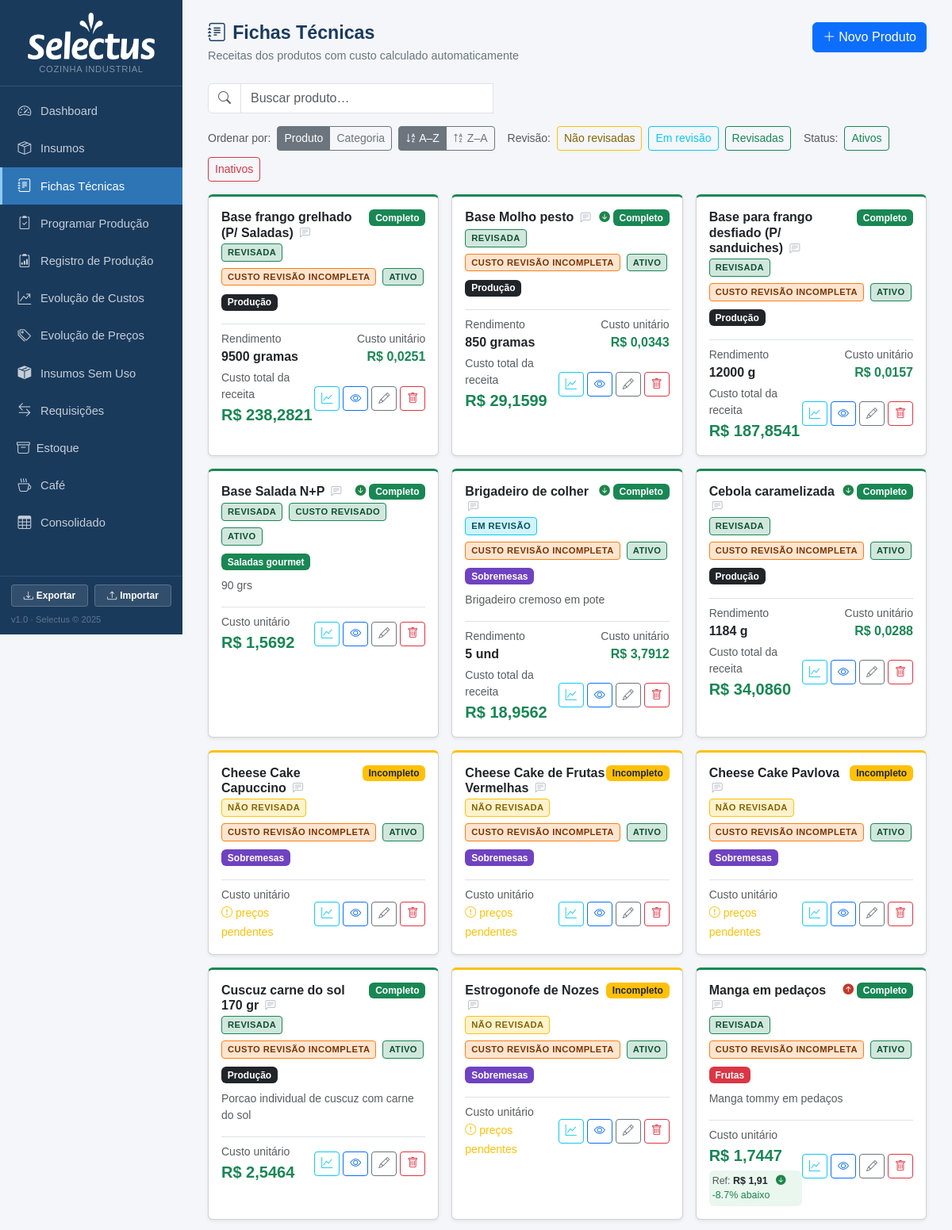
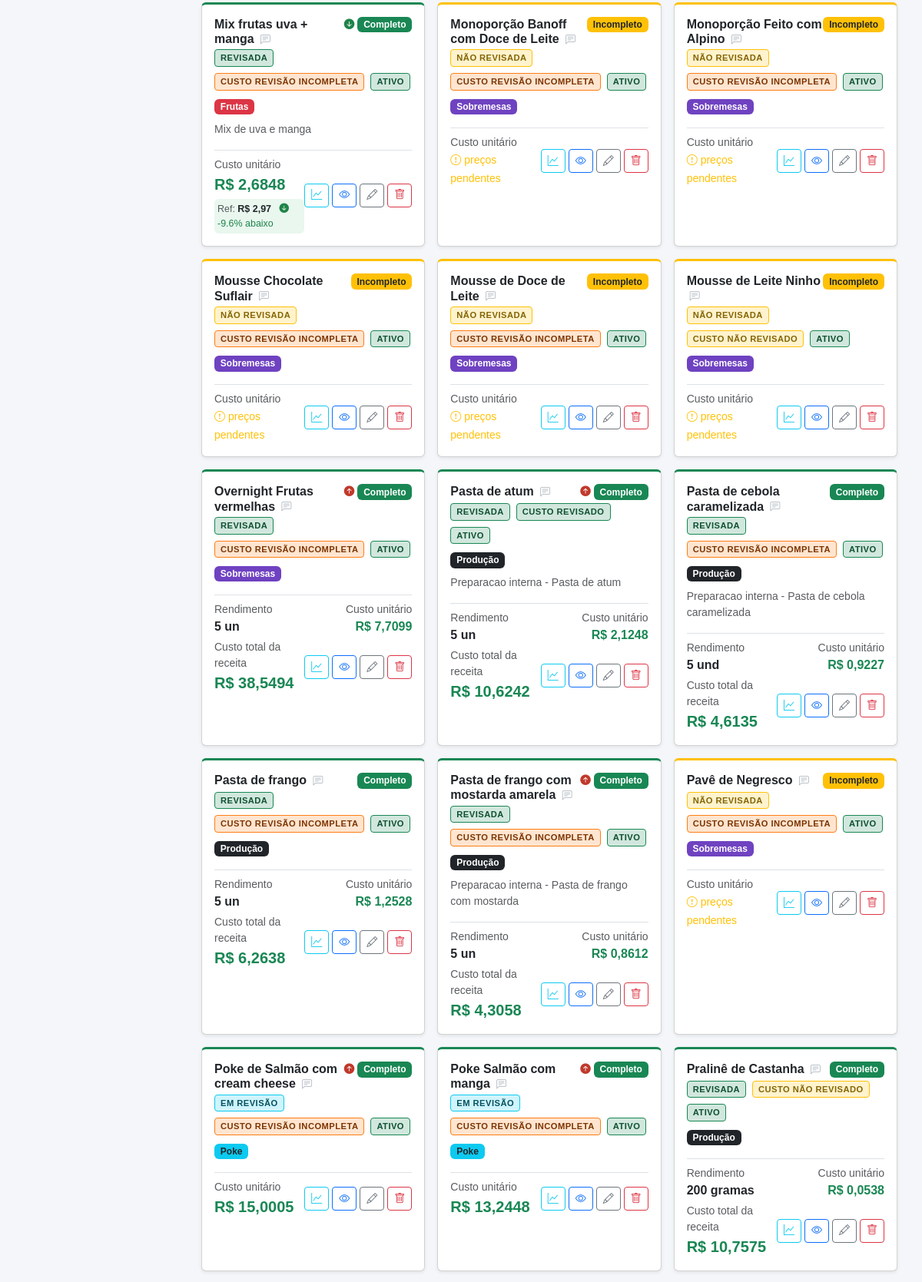
The app's page /fichas (upper part) with its own data (2 pictures, top to bottom).
### tables this page shows
CREATE TABLE produtos (
            id INTEGER PRIMARY KEY AUTOINCREMENT,
            nome TEXT NOT NULL,
            descricao TEXT,
            rendimento REAL DEFAULT 1,
            unidade_rendimento TEXT DEFAULT 'un'
        , categoria TEXT, valor_referencia REAL, status_revisao TEXT DEFAULT 'nao_revisada', status_revisao_custo TEXT DEFAULT 'nao_revisado', data_revisao TEXT, data_revisao_custo TEXT, ativo INTEGER NOT NULL DEFAULT 1, observacao TEXT);

### app.py (the view)
@app.route('/fichas')
def fichas_lista():
    db = get_db()
    prods = db.execute('SELECT * FROM produtos ORDER BY nome').fetchall()
    hist_rows = db.execute('''
        SELECT h.produto_id, h.custo_anterior, h.custo_novo, h.data_registro
        FROM historico_custo_fichas h
        WHERE h.id = (SELECT MAX(id) FROM historico_custo_fichas h2 WHERE h2.produto_id = h.produto_id)
    ''').fetchall()
    mudancas_custo = {r['produto_id']: dict(r) for r in hist_rows}
    rev_rows = db.execute('''
        SELECT ft.produto_id,
               SUM(CASE WHEN COALESCE(i.status_revisao_custo,'nao_revisado')='revisado' THEN 1 ELSE 0 END) AS revisados,
               COUNT(*) AS total
        FROM ficha_tecnica ft JOIN insumos i ON i.id = ft.insumo_id
        GROUP BY ft.produto_id
    ''').fetchall()
    custo_revisao_map = {}
    for rr in rev_rows:
        if rr['total'] == 0 or rr['revisados'] == 0:
            custo_revisao_map[rr['produto_id']] = 'nao_revisado'
        elif rr['revisados'] == rr['total']:
            custo_revisao_map[rr['produto_id']] = 'revisado'
        else:
            custo_revisao_map[rr['produto_id']] = 'incompleta'
    db.close()
    resultado = [{'p': p, **dict(zip(['custo','completo'], custo_produto(p['id'])))} for p in prods]
    for r in resultado:
        r['custo_revisao'] = custo_revisao_map.get(r['p']['id'], 'nao_revisado')
    cat_map = {nome: cls for nome, cls in CATEGORIAS}
    total_custo = sum(r['custo'] for r in resultado if r['completo'])
    n_completos = sum(1 for r in resultado if r['completo'])
    return render_template('fichas_lista.html', resultado=resultado, categorias=CATEGORIAS, cat_map=cat_map,
                           total_custo=total_custo, n_completos=n_completos, mudancas_custo=mudancas_custo)

### app.py (called while the page is built)
def _to_br(value, decimals):
    if value is None:
        return '—'
    s = f'{float(value):,.{decimals}f}'
    return s.replace(',', 'X').replace('.', ',').replace('X', '.')

@app.template_filter('brl')
def brl_filter(value, decimals=2):
    return 'R$ ' + _to_br(value, decimals)

def get_db():
    c = sqlite3.connect(DB)
    c.row_factory = sqlite3.Row
    c.execute("PRAGMA foreign_keys = ON")
    return c

def count_alertas():
    try:
        db = get_db()
        n = db.execute('''SELECT COUNT(*) FROM insumos
                          WHERE estoque_minimo > 0 AND COALESCE(estoque_atual,0) < estoque_minimo''').fetchone()[0]
        db.close()
        return n
    except:
        return 0

@app.context_processor
def inject_alertas():
    return dict(n_alertas=count_alertas())

### templates/fichas_lista.html (shortened to what this page needs)
{% extends "base.html" %}
{% block content %}
<div class="page-header d-flex justify-content-between align-items-start">
  <div>
    <h1><i class="bi bi-journal-text me-2"></i>Fichas Técnicas</h1>
    <p>Receitas dos produtos com custo calculado automaticamente</p>
  </div>
  <a href="{{ url_for('ficha_nova') }}" class="btn btn-primary">
    <i class="bi bi-plus-lg me-1"></i>Novo Produto
  </a>
</div>
{% if resultado %}
<div class="mb-3">
  <div class="input-group" style="max-width:360px">
    <span class="input-group-text bg-white"><i class="bi bi-search text-muted"></i></span>
    <input type="text" id="busca-ficha" class="form-control" placeholder="Buscar produto…" autocomplete="off">
  </div>
</div>
<div class="mb-3 d-flex gap-2 align-items-center flex-wrap">
  <span class="text-muted small">Ordenar por:</span>
  <div class="btn-group btn-group-sm">
    <button type="button" class="btn btn-outline-secondary active sort-field-btn" data-field="nome">Produto</button>
    <button type="button" class="btn btn-outline-secondary sort-field-btn" data-field="cat">Categoria</button>
  </div>
  <div class="btn-group btn-group-sm">
    <button type="button" class="btn btn-outline-secondary active sort-dir-btn" data-dir="asc">
      <i class="bi bi-sort-alpha-down"></i> A–Z
    </button>
    <button type="button" class="btn btn-outline-secondary sort-dir-btn" data-dir="desc">
      <i class="bi bi-sort-alpha-up"></i> Z–A
    </button>
  </div>
  <span class="text-muted small ms-2">Revisão:</span>
  <button type="button" class="btn btn-sm btn-outline-warning filter-rev-btn" data-rev="nao_revisada" style="color:#856404">Não revisadas</button>
  <button type="button" class="btn btn-sm btn-outline-info filter-rev-btn"    data-rev="em_revisao">Em revisão</button>
  <button type="button" class="btn btn-sm btn-outline-success filter-rev-btn" data-rev="revisada">Revisadas</button>
  <span class="text-muted small ms-2">Status:</span>
  <button type="button" class="btn btn-sm btn-outline-success filter-ativo-btn" data-ativo="ativo">Ativos</button>
  <button type="button" class="btn btn-sm btn-outline-danger  filter-ativo-btn" data-ativo="inativo">Inativos</button>
</div>
<div class="row g-3" id="fichas-grid">
  {% for r in resultado %}
  {% set mud = mudancas_custo.get(r.p.id) %}
  {% set rev = r.p.status_revisao or 'nao_revisada' %}
  {% set is_ativo = (r.p.ativo if r.p.ativo is not none else 1) %}
  <div class="col-md-6 col-lg-4 ficha-col"
       data-nome="{{ r.p.nome }}"
       data-cat="{{ r.p.categoria or '' }}"
       data-revisao="{{ rev }}"
       data-ativo="{{ 'ativo' if is_ativo else 'inativo' }}">
    <div class="card shadow-sm h-100" style="border-top: 3px solid {{ '#198754' if r.completo else '#ffc107' }}">
      <div class="card-body">
        <div class="d-flex justify-content-between align-items-start mb-1">
          <h6 class="card-title fw-bold mb-0">
            {{ r.p.nome }}
            <span class="obs-wrapper">
              <i class="bi bi-chat-left-text obs-icon {{ '' if r.p.observacao else 'obs-icon-empty' }}"
                 title="{{ 'Ver/editar observação' if r.p.observacao else 'Adicionar observação' }}"></i>
            </span>
          </h6>
          <div class="d-flex align-items-center gap-1">
            {% if mud and mud.custo_anterior is not none %}
              {% if mud.custo_novo > mud.custo_anterior %}
                <span class="custo-subiu" title="Custo subiu de {{ mud.custo_anterior|brl(4) }} para {{ mud.custo_novo|brl(4) }}">
                  <i class="bi bi-arrow-up-circle-fill"></i>
                </span>
              {% elif mud.custo_novo < mud.custo_anterior %}
                <span class="custo-caiu" title="Custo caiu de {{ mud.custo_anterior|brl(4) }} para {{ mud.custo_novo|brl(4) }}">
                  <i class="bi bi-arrow-down-circle-fill"></i>
                </span>
              {% endif %}
            {% endif %}
            <span class="badge {{ 'bg-success' if r.completo else 'bg-warning text-dark' }}">
              {{ 'Completo' if r.completo else 'Incompleto' }}
            </span>
          </div>
        </div>
        <div class="mb-2 d-flex gap-2 flex-wrap">
          <span class="selo-revisao selo-{{ rev }} selo-btn" style="cursor:pointer"
                data-id="{{ r.p.id }}" data-status="{{ rev }}"
                title="Clique para alterar status de revisão{% if r.p.data_revisao %} · Revisada em {{ r.p.data_revisao[:10] }}{% endif %}">
            {{ {'nao_revisada':'NÃO REVISADA','em_revisao':'EM REVISÃO','revisada':'REVISADA'}[rev] }}
          </span>
          {% set custo_label = {'nao_revisado':'CUSTO NÃO REVISADO','incompleta':'CUSTO REVISÃO INCOMPLETA','revisado':'CUSTO REVISADO'} %}
          <span class="selo-revisao selo-custo-{{ r.custo_revisao }}"
                title="{{ {'nao_revisado':'Nenhum insumo desta ficha foi revisado','incompleta':'Alguns insumos ainda não foram revisados','revisado':'Todos os insumos foram revisados'}[r.custo_revisao] }}">
            {{ custo_label[r.custo_revisao] }}
          </span>
          <span class="selo-revisao selo-ativo-btn {{ 'selo-ativo' if is_ativo else 'selo-inativo' }}"
                style="cursor:pointer" data-id="{{ r.p.id }}"
                title="Clique para {{ 'inativar' if is_ativo else 'ativar' }} esta ficha">
            {{ 'ATIVO' if is_ativo else 'INATIVO' }}
          </span>
        </div>
        <div class="mb-2 cat-badge-wrap" data-id="{{ r.p.id }}" data-cat="{{ r.p.categoria or '' }}">
          {% if r.p.categoria %}
          <span class="badge {{ cat_map.get(r.p.categoria, 'bg-secondary') }} cat-badge" style="cursor:pointer" title="Clique para mudar categoria">{{ r.p.categoria }}</span>
          {% else %}
          <span class="badge bg-light text-secondary border cat-badge" style="cursor:pointer;font-size:.7rem" title="Clique para definir categoria"><i class="bi bi-tag me-1"></i>Sem categoria</span>
          {% endif %}
        </div>
        {% if r.p.descricao %}<p class="text-muted small mb-2">{{ r.p.descricao }}</p>{% endif %}
        <div class="mt-3 pt-2 border-top">
          {% if r.completo and r.p.rendimento and r.p.rendimento > 1 %}
          <div class="d-flex justify-content-between align-items-center mb-1">
            <div>
              <div class="text-muted small">Rendimento</div>
              <span class="fw-semibold">{{ r.p.rendimento|int if r.p.rendimento == r.p.rendimento|int else r.p.rendimento }} {{ r.p.unidade_rendimento }}</span>
            </div>
            <div class="text-end">
              <div class="text-muted small">Custo unitário</div>
              <strong class="text-success">{{ (r.custo / r.p.rendimento)|brl(4) }}</strong>
            </div>
          </div>
          {% endif %}
          <div class="d-flex justify-content-between align-items-center">
            <div>
              {% if r.completo %}
                {% if r.p.rendimento and r.p.rendimento > 1 %}
                <div class="text-muted small">Custo total da receita</div>
                {% else %}
                <div class="text-muted small">Custo unitário</div>
                {% endif %}
                <strong class="text-success fs-5">{{ r.custo|brl(4) }}</strong>
                {% if r.p.valor_referencia is not none %}
                  {% set vref = r.p.valor_referencia %}
                  {% set custo_base = (r.custo / r.p.rendimento) if r.p.rendimento and r.p.rendimento > 1 else r.custo %}
                  {% set diff = custo_base - vref %}
                  {% set pct  = (diff / vref * 100) if vref else 0 %}
                  <div class="mt-1 p-1 rounded" style="background:{{ '#fdecea' if diff > 0 else '#e9f7ef' }};font-size:.78rem">
                    <span class="text-muted">Ref:</span>
                    <span class="fw-semibold">{{ vref|brl(2) }}</span>
                    {% if diff > 0 %}
                      <span style="color:#c0392b"><i class="bi bi-arrow-up-circle-fill"></i> +{{ pct|round(1) }}% acima</span>
                    {% elif diff < 0 %}
                      <span style="color:#1e8449"><i class="bi bi-arrow-down-circle-fill"></i> {{ pct|round(1) }}% abaixo</span>
                    {% else %}
                      <span class="text-muted">= igual</span>
                    {% endif %}
                  </div>
                {% endif %}
              {% else %}
                <div class="text-muted small">Custo unitário</div>
                <span class="text-warning small"><i class="bi bi-exclamation-circle me-1"></i>preços pendentes</span>
              {% endif %}
            </div>
            <div class="d-flex gap-1">
              <button class="btn btn-sm btn-outline-info" title="Histórico de custo"
                      onclick="verHistoricoCusto({{ r.p.id }}, '{{ r.p.nome|e }}')">
                <i class="bi bi-graph-up"></i>
              </button>
              <a href="{{ url_for('ficha_ver', id=r.p.id) }}" class="btn btn-sm btn-outline-primary" title="Ver ficha">
                <i class="bi bi-eye"></i>
              </a>
              <a href="{{ url_for('ficha_editar', id=r.p.id) }}" class="btn btn-sm btn-outline-secondary" title="Editar">
                <i class="bi bi-pencil"></i>
              </a>
              <form method="post" action="{{ url_for('ficha_excluir', id=r.p.id) }}" class="d-inline"
                    onsubmit="return confirm('Excluir {{ r.p.nome }}?')">
                <button class="btn btn-sm btn-outline-danger" title="Excluir"><i class="bi bi-trash"></i></button>
              </form>
            </div>
          </div>
        </div>
      </div>
    </div>
  </div>
  {% endfor %}
</div>
{% else %}
<div class="text-center py-5 text-muted">
  <i class="bi bi-journal-plus" style="font-size:3rem"></i>
  <p class="mt-3">Nenhuma ficha técnica cadastrada.</p>
  <a href="{{ url_for('ficha_nova') }}" class="btn btn-primary">Criar primeiro produto</a>
</div>
{% endif %}
{% endblock %}

### templates/base.html (style rules this page uses)
:root { --sidebar-bg: #1a3a5c; --sidebar-hover: #264f7a; --sidebar-active: #2e75b6; --accent: #2e75b6; }
body { background: #f4f6f9; font-family: Arial, sans-serif; }
.page-header { margin-bottom: 24px; }
.page-header h1 { font-size: 1.45rem; font-weight: 700; color: #1a3a5c; margin: 0; }
.page-header p { color: #6c757d; margin: 4px 0 0; font-size: .9rem; }
.bg-purple { background-color: #6f42c1 !important; color: #fff; }

### templates/fichas_lista.html (style rules this page uses)
.custo-subiu { color: #c0392b; font-size:.85rem; }
.custo-caiu { color: #1e8449; font-size:.85rem; }
.selo-revisao { font-size:.7rem; font-weight:700; letter-spacing:.04em; padding:2px 7px; border-radius:4px; display:inline-block; }
.selo-nao_revisada { background:#fff3cd; color:#856404; border:1px solid #ffc107; }
.selo-em_revisao { background:#cff4fc; color:#055160; border:1px solid #0dcaf0; }
.selo-revisada { background:#d1e7dd; color:#0f5132; border:1px solid #198754; }
.selo-custo-nao_revisado { background:#fff3cd; color:#856404; border:1px solid #ffc107; }
.selo-custo-incompleta { background:#ffe5d0; color:#7c3400; border:1px solid #fd7e14; }
.selo-custo-revisado { background:#d1e7dd; color:#0f5132; border:1px solid #198754; }
.selo-ativo { background:#d1e7dd; color:#0f5132; border:1px solid #198754; }
.obs-wrapper { position:relative; display:inline-block; }
.obs-icon { font-size:.8rem; color:#6366f1; cursor:pointer; vertical-align:middle; margin-left:4px; }
.obs-icon-empty { color:#adb5bd; }

### records on screen
produtos: p.nome "Base Molho pesto", ativo 1 (drawn), status_revisao "REVISADA", p.categoria "Produção", p.rendimento "850", p.unidade_rendimento "gramas", (r.custo/r.p.rendimento)|brl(4) "R$ 0,0343"
produtos: p.nome "Base Salada N+P", ativo 1 (drawn), status_revisao "REVISADA", p.categoria "Saladas gourmet", p.descricao "90 grs"
produtos: p.nome "Base frango grelhado (P/ Saladas)", ativo 1 (drawn), status_revisao "REVISADA", p.categoria "Produção", p.rendimento "9500", p.unidade_rendimento "gramas", (r.custo/r.p.rendimento)|brl(4) "R$ 0,0251"
produtos: p.nome "Base para frango desfiado (P/ sanduiches)", ativo 1 (drawn), status_revisao "REVISADA", p.categoria "Produção", p.rendimento "12000", p.unidade_rendimento "g", (r.custo/r.p.rendimento)|brl(4) "R$ 0,0157"
produtos: p.nome "Brigadeiro de colher", ativo 1 (drawn), status_revisao "EM REVISÃO", p.categoria "Sobremesas", p.descricao "Brigadeiro cremoso em pote", p.rendimento "5", p.unidade_rendimento "und", (r.custo/r.p.rendimento)|brl(4) "R$ 3,7912"
produtos: p.nome "Cebola caramelizada", ativo 1 (drawn), status_revisao "REVISADA", p.categoria "Produção", p.rendimento "1184", p.unidade_rendimento "g", (r.custo/r.p.rendimento)|brl(4) "R$ 0,0288"
produtos: p.nome "Cheese Cake Capuccino", ativo 1 (drawn), status_revisao "NÃO REVISADA", p.categoria "Sobremesas"
produtos: p.nome "Cheese Cake Pavlova", ativo 1 (drawn), status_revisao "NÃO REVISADA", p.categoria "Sobremesas"
produtos: p.nome "Cheese Cake de Frutas Vermelhas", ativo 1 (drawn), status_revisao "NÃO REVISADA", p.categoria "Sobremesas"
produtos: p.nome "Cuscuz carne do sol 170 gr", ativo 1 (drawn), status_revisao "REVISADA", p.categoria "Produção", p.descricao "Porcao individual de cuscuz com carne do sol"
produtos: p.nome "Estrogonofe de Nozes", ativo 1 (drawn), status_revisao "NÃO REVISADA", p.categoria "Sobremesas"
produtos: p.nome "Manga em pedaços", ativo 1 (drawn), status_revisao "REVISADA", p.categoria "Frutas", p.descricao "Manga tommy em pedaços", resultado "R$ 1,91"
produtos: p.nome "Mix frutas uva + manga", ativo 1 (drawn), status_revisao "REVISADA", p.categoria "Frutas", p.descricao "Mix de uva e manga", resultado "R$ 2,97"
produtos: p.nome "Monoporção Banoff com Doce de Leite", ativo 1 (drawn), status_revisao "NÃO REVISADA", p.categoria "Sobremesas"
produtos: p.nome "Monoporção Feito com Alpino", ativo 1 (drawn), status_revisao "NÃO REVISADA", p.categoria "Sobremesas"
produtos: p.nome "Mousse Chocolate Suflair", ativo 1 (drawn), status_revisao "NÃO REVISADA", p.categoria "Sobremesas"
produtos: p.nome "Mousse de Doce de Leite", ativo 1 (drawn), status_revisao "NÃO REVISADA", p.categoria "Sobremesas"
produtos: p.nome "Mousse de Leite Ninho", ativo 1 (drawn), status_revisao "NÃO REVISADA", p.categoria "Sobremesas"
produtos: p.nome "Overnight Frutas vermelhas", ativo 1 (drawn), status_revisao "REVISADA", p.categoria "Sobremesas", p.rendimento "5", p.unidade_rendimento "un", (r.custo/r.p.rendimento)|brl(4) "R$ 7,7099"
produtos: p.nome "Pasta de atum", ativo 1 (drawn), status_revisao "REVISADA", p.categoria "Produção", p.descricao "Preparacao interna - Pasta de atum", p.rendimento "5", p.unidade_rendimento "un", (r.custo/r.p.rendimento)|brl(4) "R$ 2,1248"
produtos: p.nome "Pasta de cebola caramelizada", ativo 1 (drawn), status_revisao "REVISADA", p.categoria "Produção", p.descricao "Preparacao interna - Pasta de cebola caramelizada", p.rendimento "5", p.unidade_rendimento "und", (r.custo/r.p.rendimento)|brl(4) "R$ 0,9227"
produtos: p.nome "Pasta de frango", ativo 1 (drawn), status_revisao "REVISADA", p.categoria "Produção", p.rendimento "5", p.unidade_rendimento "un", (r.custo/r.p.rendimento)|brl(4) "R$ 1,2528"
produtos: p.nome "Pasta de frango com mostarda amarela", ativo 1 (drawn), status_revisao "REVISADA", p.categoria "Produção", p.descricao "Preparacao interna - Pasta de frango com mostarda", p.rendimento "5", p.unidade_rendimento "un", (r.custo/r.p.rendimento)|brl(4) "R$ 0,8612"
produtos: p.nome "Pavê de Negresco", ativo 1 (drawn), status_revisao "NÃO REVISADA", p.categoria "Sobremesas"
produtos: p.nome "Poke Salmão com manga", ativo 1 (drawn), status_revisao "EM REVISÃO", p.categoria "Poke"
produtos: p.nome "Poke de Salmão com cream cheese", ativo 1 (drawn), status_revisao "EM REVISÃO", p.categoria "Poke"
produtos: p.nome "Pralinê de Castanha", ativo 1 (drawn), status_revisao "REVISADA", p.categoria "Produção", p.rendimento "200", p.unidade_rendimento "gramas", (r.custo/r.p.rendimento)|brl(4) "R$ 0,0538"

### other values on screen
{{ 'Completo' if r.completo else 'Incompleto' }} "Completo" "Completo" "Completo" "Completo" "Completo" "Completo" "Incompleto" "Incompleto" "Incompleto" "Completo" "Incompleto" "Completo" "Completo" "Incompleto" "Incompleto" "Incompleto" "Incompleto" "Incompleto" "Completo" "Completo" "Completo" "Completo" "Completo" "Incompleto" "Completo" "Completo" "Completo"
{{ custo_label[r.custo_revisao] }} "CUSTO REVISÃO INCOMPLETA" "CUSTO REVISADO" "CUSTO REVISÃO INCOMPLETA" "CUSTO REVISÃO INCOMPLETA" "CUSTO REVISÃO INCOMPLETA" "CUSTO REVISÃO INCOMPLETA" "CUSTO REVISÃO INCOMPLETA" "CUSTO REVISÃO INCOMPLETA" "CUSTO REVISÃO INCOMPLETA" "CUSTO REVISÃO INCOMPLETA" "CUSTO REVISÃO INCOMPLETA" "CUSTO REVISÃO INCOMPLETA" "CUSTO REVISÃO INCOMPLETA" "CUSTO REVISÃO INCOMPLETA" "CUSTO REVISÃO INCOMPLETA" "CUSTO REVISÃO INCOMPLETA" "CUSTO REVISÃO INCOMPLETA" "CUSTO NÃO REVISADO" "CUSTO REVISÃO INCOMPLETA" "CUSTO REVISADO" "CUSTO REVISÃO INCOMPLETA" "CUSTO REVISÃO INCOMPLETA" "CUSTO REVISÃO INCOMPLETA" "CUSTO REVISÃO INCOMPLETA" "CUSTO REVISÃO INCOMPLETA" "CUSTO REVISÃO INCOMPLETA" "CUSTO NÃO REVISADO"
{{ 'ATIVO' if is_ativo else 'INATIVO' }} "ATIVO" "ATIVO" "ATIVO" "ATIVO" "ATIVO" "ATIVO" "ATIVO" "ATIVO" "ATIVO" "ATIVO" "ATIVO" "ATIVO" "ATIVO" "ATIVO" "ATIVO" "ATIVO" "ATIVO" "ATIVO" "ATIVO" "ATIVO" "ATIVO" "ATIVO" "ATIVO" "ATIVO" "ATIVO" "ATIVO" "ATIVO"
{{ r.custo|brl(4) }} "R$ 29,1599" "R$ 1,5692" "R$ 238,2821" "R$ 187,8541" "R$ 18,9562" "R$ 34,0860" "R$ 2,5464" "R$ 1,7447" "R$ 2,6848" "R$ 38,5494" "R$ 10,6242" "R$ 4,6135" "R$ 6,2638" "R$ 4,3058" "R$ 13,2448" "R$ 15,0005" "R$ 10,7575"
{{ pct|round(1) }} "-8.7" "-9.6"
